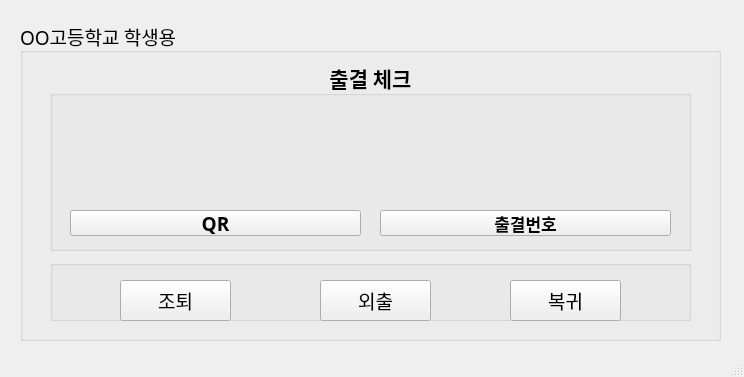
<?xml version="1.0" encoding="UTF-8"?>
<ui version="4.0">
 <class>MainWindow</class>
 <widget class="QMainWindow" name="MainWindow">
  <property name="geometry">
   <rect>
    <x>0</x>
    <y>0</y>
    <width>744</width>
    <height>377</height>
   </rect>
  </property>
  <property name="font">
   <font>
    <family>D2Coding</family>
    <pointsize>14</pointsize>
    <weight>75</weight>
    <bold>true</bold>
   </font>
  </property>
  <property name="windowTitle">
   <string>OO고등학교 출결관리앱</string>
  </property>
  <property name="animated">
   <bool>false</bool>
  </property>
  <widget class="QWidget" name="centralwidget">
   <widget class="QWidget" name="verticalLayoutWidget">
    <property name="geometry">
     <rect>
      <x>20</x>
      <y>20</y>
      <width>701</width>
      <height>321</height>
     </rect>
    </property>
    <layout class="QVBoxLayout" name="verticalLayout">
     <item>
      <layout class="QHBoxLayout" name="horizontalLayout">
       <item>
        <widget class="QGroupBox" name="groupBox">
         <property name="font">
          <font>
           <weight>50</weight>
           <bold>false</bold>
          </font>
         </property>
         <property name="contextMenuPolicy">
          <enum>Qt::CustomContextMenu</enum>
         </property>
         <property name="layoutDirection">
          <enum>Qt::LeftToRight</enum>
         </property>
         <property name="autoFillBackground">
          <bool>false</bool>
         </property>
         <property name="title">
          <string>OO고등학교 학생용</string>
         </property>
         <property name="alignment">
          <set>Qt::AlignLeading|Qt::AlignLeft|Qt::AlignVCenter</set>
         </property>
         <property name="flat">
          <bool>false</bool>
         </property>
         <property name="checkable">
          <bool>false</bool>
         </property>
         <widget class="QGroupBox" name="groupBox_2">
          <property name="geometry">
           <rect>
            <x>30</x>
            <y>40</y>
            <width>641</width>
            <height>191</height>
           </rect>
          </property>
          <property name="font">
           <font>
            <pointsize>16</pointsize>
            <weight>75</weight>
            <bold>true</bold>
           </font>
          </property>
          <property name="title">
           <string>출결 체크</string>
          </property>
          <property name="alignment">
           <set>Qt::AlignCenter</set>
          </property>
          <property name="flat">
           <bool>false</bool>
          </property>
          <property name="checkable">
           <bool>false</bool>
          </property>
          <widget class="QWidget" name="horizontalLayoutWidget_2">
           <property name="geometry">
            <rect>
             <x>20</x>
             <y>50</y>
             <width>291</width>
             <height>91</height>
            </rect>
           </property>
           <layout class="QHBoxLayout" name="horizontalLayout_2"/>
          </widget>
          <widget class="QWidget" name="horizontalLayoutWidget_3">
           <property name="geometry">
            <rect>
             <x>330</x>
             <y>50</y>
             <width>291</width>
             <height>91</height>
            </rect>
           </property>
           <layout class="QHBoxLayout" name="horizontalLayout_3">
            <item>
             <widget class="QLabel" name="label_2">
              <property name="text">
               <string/>
              </property>
              <property name="pixmap">
               <pixmap>../image/다운로드 (6).png</pixmap>
              </property>
              <property name="alignment">
               <set>Qt::AlignCenter</set>
              </property>
             </widget>
            </item>
           </layout>
          </widget>
          <widget class="QPushButton" name="pushButton">
           <property name="geometry">
            <rect>
             <x>20</x>
             <y>150</y>
             <width>291</width>
             <height>26</height>
            </rect>
           </property>
           <property name="font">
            <font>
             <pointsize>14</pointsize>
             <weight>75</weight>
             <bold>true</bold>
            </font>
           </property>
           <property name="layoutDirection">
            <enum>Qt::LeftToRight</enum>
           </property>
           <property name="text">
            <string>QR</string>
           </property>
          </widget>
          <widget class="QPushButton" name="pushButton_2">
           <property name="geometry">
            <rect>
             <x>330</x>
             <y>150</y>
             <width>291</width>
             <height>26</height>
            </rect>
           </property>
           <property name="font">
            <font>
             <pointsize>13</pointsize>
             <weight>75</weight>
             <bold>true</bold>
            </font>
           </property>
           <property name="text">
            <string>출결번호</string>
           </property>
          </widget>
          <widget class="QLabel" name="label">
           <property name="geometry">
            <rect>
             <x>20</x>
             <y>50</y>
             <width>289</width>
             <height>89</height>
            </rect>
           </property>
           <property name="layoutDirection">
            <enum>Qt::LeftToRight</enum>
           </property>
           <property name="text">
            <string/>
           </property>
           <property name="pixmap">
            <pixmap>../image/다운로드 (4).png</pixmap>
           </property>
           <property name="alignment">
            <set>Qt::AlignCenter</set>
           </property>
          </widget>
         </widget>
         <widget class="QGroupBox" name="groupBox_3">
          <property name="geometry">
           <rect>
            <x>30</x>
            <y>240</y>
            <width>641</width>
            <height>61</height>
           </rect>
          </property>
          <property name="title">
           <string/>
          </property>
          <widget class="QPushButton" name="pushButton_3">
           <property name="geometry">
            <rect>
             <x>70</x>
             <y>20</y>
             <width>111</width>
             <height>41</height>
            </rect>
           </property>
           <property name="text">
            <string>조퇴</string>
           </property>
          </widget>
          <widget class="QPushButton" name="pushButton_4">
           <property name="geometry">
            <rect>
             <x>270</x>
             <y>20</y>
             <width>111</width>
             <height>41</height>
            </rect>
           </property>
           <property name="text">
            <string>외출</string>
           </property>
          </widget>
          <widget class="QPushButton" name="pushButton_5">
           <property name="geometry">
            <rect>
             <x>460</x>
             <y>20</y>
             <width>111</width>
             <height>41</height>
            </rect>
           </property>
           <property name="text">
            <string>복귀</string>
           </property>
          </widget>
         </widget>
        </widget>
       </item>
      </layout>
     </item>
    </layout>
   </widget>
  </widget>
  <widget class="QStatusBar" name="statusbar"/>
 </widget>
 <resources/>
 <connections/>
</ui>
